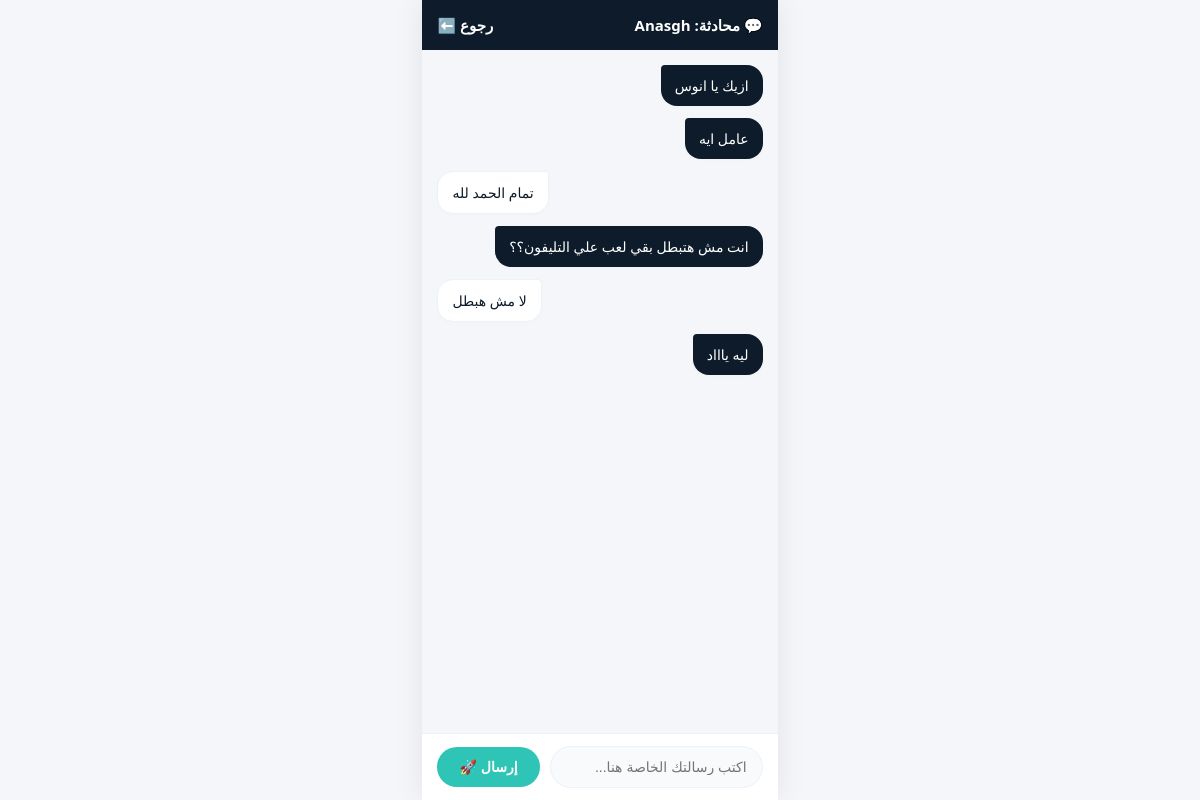
The page /chats/2/ (signed in) on the database its author committed.
### accounts/models.py (models this page shows, shortened)
class User(AbstractUser):
    USER_TYPE_CHOICES = (
        ('client', 'طالب خدمة'),
        ('provider', 'مقدم خدمة'),
    )
    VERIFICATION_STATUS_CHOICES = (
        ('not_submitted', 'لم يتم تقديم الطلب'),
        ('pending', 'قيد المراجعة والتدقيق'),
        ('verified', 'حساب موثق ومؤكد'),
        ('rejected', 'تم رفض الطلب'),
    )
    phone_number = models.CharField(max_length=15, unique=True, null=True, blank=True, verbose_name="رقم الهاتف")
    user_type = models.CharField(max_length=10, choices=USER_TYPE_CHOICES, default='client', verbose_name="نوع الحساب")
    governorate = models.ForeignKey(Governorate, on_delete=models.SET_NULL, null=True, blank=True, verbose_name="المحافظة")
    city = models.ForeignKey(City, on_delete=models.SET_NULL, null=True, blank=True, verbose_name="المدينة / المركز")
    address_details = models.CharField(max_length=255, blank=True, null=True, verbose_name="تفاصيل العنوان (الشارع / الحي)")
    national_id = models.CharField(max_length=14, blank=True, null=True, verbose_name="الرقم القومي (14 رقم)")
    id_front_image = models.ImageField(upload_to='national_ids/front/', blank=True, null=True, verbose_name="صورة وجه البطاقة")
    id_back_image = models.ImageField(upload_to='national_ids/back/', blank=True, null=True, verbose_name="صورة ظهر البطاقة")
    verification_status = models.CharField(max_length=20, choices=VERIFICATION_STATUS_CHOICES, default='not_submitted', verbose_name="حالة التوثيق")
    category = models.ForeignKey(Category, on_delete=models.SET_NULL, null=True, blank=True, verbose_name="المهنة / التخصص")
    profile_picture = models.ImageField(upload_to='profile_pics/', blank=True, null=True, default='profile_pics/default_user.png', verbose_name="صورة الحساب")
    is_active_now = models.BooleanField(default=False, verbose_name="متاح الآن للعمل")
    latitude = models.FloatField(null=True, blank=True, verbose_name="خط العرض GPS")
    longitude = models.FloatField(null=True, blank=True, verbose_name="خط الطول GPS")
    last_location_update = models.DateTimeField(null=True, blank=True, verbose_name="آخر تحديث للموقع")
    category = models.ForeignKey(
        'Category',
        on_delete=models.SET_NULL,
        null=True,
        blank=True,
        related_name='providers',
        verbose_name="التخصص المهني الرئيسي (للفنيين فقط)"
    )
    interests = models.ManyToManyField(
        'Category',
        blank=True,
        related_name='interested_users',
        verbose_name="الاهتمامات والاحتياجات (لطالبي الخدمة فقط)"
    )

class ChatMessage(models.Model):
    sender = models.ForeignKey(User, on_delete=models.CASCADE, related_name='sent_messages')
    receiver = models.ForeignKey(User, on_delete=models.CASCADE, related_name='received_messages')
    message = models.TextField(verbose_name="نص الرسالة")
    is_read = models.BooleanField(default=False)
    created_at = models.DateTimeField(auto_now_add=True)
    class Meta:
        ordering = ['created_at'] # ترتيب الرسائل من الأقدم للأحدث داخل المحادثة

### accounts/views.py (the view)
# urls.py: path('chats/<int:user_id>/', chat_detail_view, name='chat_detail'),
@login_required
def chat_detail_view(request, user_id):
    other_user = get_object_or_404(User, id=user_id)
    if request.method == 'POST':
        message_text = request.POST.get('message')
        if message_text:
            ChatMessage.objects.create(sender=request.user, receiver=other_user, message=message_text)
            return redirect('chat_detail', user_id=user_id)
    messages = ChatMessage.objects.filter(
        (models.Q(sender=request.user) & models.Q(receiver=other_user)) |
        (models.Q(sender=other_user) & models.Q(receiver=request.user))
    )
    return render(request, 'accounts/chat_detail.html', {'other_user': other_user, 'chat_messages': messages})

### accounts/templates/accounts/chat_detail.html (shortened to what this page needs)
<!DOCTYPE html>
<html lang="ar" dir="rtl">
<head>
</head>
<body>
    <div class="chat-main-wrapper">
        <div class="chat-header">
            <h3>💬 محادثة: {{ other_user.username }}</h3>
            <a href="{% url 'chat_rooms_list' %}" class="btn-back-link">رجوع ⬅️</a>
        </div>
        <div class="chat-zone" id="chatMessagesContainer">
            {% for msg in chat_messages %}
                <div class="bubble {% if msg.sender == request.user %}my-msg{% else %}other-msg{% endif %}">
                    {{ msg.message }}
                </div>
            {% empty %}
                <p style="text-align: center; color: #a0aec0; font-size: 12px; margin: auto;" id="empty-chat-text">لا توجد رسائل سابقة. ابدأ المحادثة الآن وسجل عروضك! 🚀</p>
            {% endfor %}
        </div>
        <div class="input-zone-container">
            <form method="POST" class="chat-form">
                <input type="text" name="message" class="chat-input" placeholder="اكتب رسالتك الخاصة هنا..." required autocomplete="off">
                <button type="submit" class="btn-send">إرسال 🚀</button>
            </form>
        </div>
    </div>
</body>
</html>

### accounts/templates/accounts/chat_detail.html (style rules this page uses)
:root { --bg: #f4f6f9; --card-bg: #ffffff; --text-main: #0d1b2a; --text-muted: #718096; --border-color: #edf2f7; --input-bg: #f8fafc; }
html, body { margin: 0; padding: 0; height: 100vh; background-color: var(--bg) !important; color: var(--text-main) !important; font-family: 'Segoe UI', Arial, sans-serif; display: flex; justify-content: center; align-items: center; }
.chat-main-wrapper { width: 100%; max-width: 650px; height: 100vh; background-color: var(--bg) !important; display: flex; flex-direction: column; box-shadow: 0 0 30px rgba(0,0,0,0.08); }
.chat-header { background: #0d1b2a !important; color: white !important; padding: 15px; display: flex; align-items: center; justify-content: space-between; z-index: 100; }
.chat-header h3, .chat-header a { color: white !important; margin: 0; font-size: 15px; font-weight: 600; text-decoration: none; }
.chat-zone { flex-grow: 1; overflow-y: auto; padding: 15px; display: flex; flex-direction: column; gap: 12px; background-color: var(--bg) !important; }
.bubble { padding: 10px 14px; border-radius: 16px; font-size: 14px; line-height: 1.5; max-width: 75%; word-break: break-word; box-shadow: 0 2px 5px rgba(0,0,0,0.01); }
.my-msg { background: #0d1b2a !important; color: white !important; align-self: flex-start; border-top-left-radius: 4px; text-align: right; }
.other-msg { background-color: var(--card-bg) !important; color: var(--text-main) !important; align-self: flex-end; border-top-right-radius: 4px; border: 1px solid var(--border-color); text-align: right; }
.input-zone-container { background-color: var(--card-bg) !important; padding: 12px 15px; border-top: 1px solid var(--border-color); position: sticky; bottom: 0; }
.chat-form { display: flex; gap: 10px; align-items: center; }
.chat-input { flex-grow: 1; padding: 12px 15px; border-radius: 25px; border: 1px solid var(--border-color) !important; outline: none; font-size: 14px; background-color: var(--input-bg) !important; color: var(--text-main) !important; transition: 0.2s; }
.btn-send { background: #2ec4b6; color: white; border: none; padding: 12px 22px; border-radius: 25px; font-weight: bold; font-size: 14px; cursor: pointer; }

### rows shown on the page
User: username "Anasgh"
ChatMessage: message "ازيك يا انوس"
ChatMessage: message "عامل ايه"
ChatMessage: message "تمام الحمد لله"
ChatMessage: message "انت مش هتبطل بقي لعب علي التليفون؟؟"
ChatMessage: message "لا مش هبطل"
ChatMessage: message "ليه ياااد"
